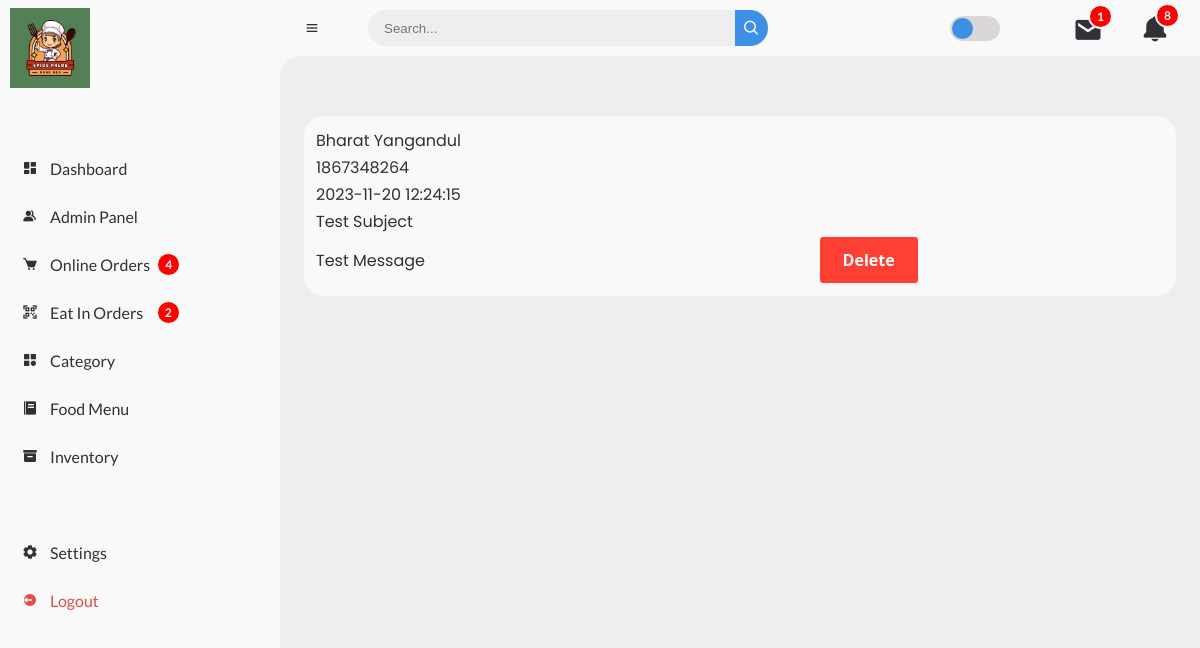
The page /admin/read-message.php?id=19 on the database its author committed.
### tables this page shows
CREATE TABLE `message` (
  `id` int(11) NOT NULL,
  `name` text NOT NULL,
  `phone` int(100) NOT NULL,
  `subject` varchar(100) NOT NULL,
  `message` longtext NOT NULL,
  `message_status` varchar(100) NOT NULL,
  `date` datetime NOT NULL
);

### admin/read-message.php (the view, shortened to what this page needs)
<?php
include('../frontend/config/constants.php');
$id = $_GET['id'];
?>
<?php
$ei_order_notif = "SELECT order_status from tbl_eipay
					WHERE order_status='Pending' OR order_status='Processing'";
$res_ei_order_notif = mysqli_query($conn, $ei_order_notif);
$row_ei_order_notif = mysqli_num_rows($res_ei_order_notif);
$online_order_notif = "SELECT order_status from order_manager
					WHERE order_status='Pending'OR order_status='Processing' ";
$res_online_order_notif = mysqli_query($conn, $online_order_notif);
$row_online_order_notif = mysqli_num_rows($res_online_order_notif);
$stock_notif = "SELECT stock FROM tbl_food
				WHERE stock<50";
$res_stock_notif = mysqli_query($conn, $stock_notif);
$row_stock_notif = mysqli_num_rows($res_stock_notif);
$message_notif = "SELECT message_status FROM message
				 WHERE message_status = 'unread'";
$res_message_notif = mysqli_query($conn, $message_notif);
$row_message_notif = mysqli_num_rows($res_message_notif);
?>
<!DOCTYPE html>
<html lang="en">
<head>
	<link href='https://unpkg.com/boxicons@2.0.9/css/boxicons.min.css' rel='stylesheet'>
	<link rel="stylesheet" href="style-admin.css">
</head>
<body>
	<section id="sidebar">
		<a href="index.php" class="brand">
			<img src="../images/logo.png" width="80px" alt="">
		</a>
		<ul class="side-menu top">
			<li class="">
				<a href="index.php">
					<i class='bx bxs-dashboard'></i>
					<span class="text">Dashboard</span>
				</a>
			</li>
			<li>
				<a href="manage-admin.php">
					<i class='bx bxs-group'></i>
					<span class="text">Admin Panel</span>
				</a>
			</li>
			<li>
				<a href="manage-online-order.php">
					<i class='bx bxs-cart'></i>
					<span class="text">Online Orders &nbsp;</span>
					<?php
					if ($row_online_order_notif > 0) {
					?>
						<span class="num-ei"><?php echo $row_online_order_notif; ?></span>
					<?php
					} else {
					?>
						<span class=""> </span>
					<?php
					}
					?>
				</a>
			</li>
			<li>
				<a href="manage-ei-order.php">
					<i class='bx bx-qr-scan'></i>
					<span class="text">Eat In Orders &nbsp;&nbsp;&nbsp;
					</span>
					<?php
					if ($row_ei_order_notif > 0) {
					?>
						<span class="num-ei"><?php echo $row_ei_order_notif; ?></span>
					<?php
					} else {
					?>
						<span class=""> </span>
					<?php
					}
					?>
				</a>
			</li>
			<li>
				<a href="manage-category.php">
					<i class='bx bxs-category'></i>
					<span class="text">Category</span>
				</a>
			</li>
			<li>
				<a href="manage-food.php">
					<i class='bx bxs-food-menu'></i>
					<span class="text">Food Menu</span>
				</a>
			</li>
			<li class="">
				<a href="inventory.php">
					<i class='bx bxs-box'></i>
					<span class="text">Inventory</span>
				</a>
			</li>
		</ul>
		<ul class="side-menu">
			<li>
				<a href="#">
					<i class='bx bxs-cog'></i>
					<span class="text">Settings</span>
				</a>
			</li>
			<li>
				<a href="logout.php" class="logout">
					<i class='bx bxs-log-out-circle'></i>
					<span class="text">Logout</span>
				</a>
			</li>
		</ul>
	</section>
	<section id="content">
		<nav>
			<i class='bx bx-menu'></i>
			<form action="#">
				<div class="form-input">
					<input type="search" placeholder="Search...">
					<button type="submit" class="search-btn"><i class='bx bx-search'></i></button>
				</div>
			</form>
			<label for="switch-mode" class="switch-mode"></label>
			<a href="messages.php">
				<div class="fetch_message">
			</a>
			<a href="messages.php">
				<div class="action_message notfi_message">
					<i class='bx bxs-envelope'></i>
					<?php
					if ($row_message_notif > 0) {
					?>
						<span class="num"><?php echo $row_message_notif; ?></span>
					<?php
					} else {
					?>
						<span class=""></span>
					<?php
					}
					?>
				</div>
				<div class="notification" onclick="menuToggle();">
					<div class="action notif" onclick="menuToggle();">
						<i class='bx bxs-bell' onclick="menuToggle();"></i>
							<ul><?php
								if ($row_stock_notif > 0 and $row_stock_notif != 1) {
								?>
			</a>
		<?php
								} else if ($row_stock_notif == 1) {
		?>
			<li><a href="inventory.php"><?php echo $row_stock_notif ?>&nbsp;Item is running out of stock</li></a>
		<?php
								} else {
								}
		?>
		<?php
		if ($row_stock_notif > 0 || $row_online_order_notif > 0 || $row_ei_order_notif > 0) {
			$total_notif = $row_online_order_notif + $row_ei_order_notif + $row_stock_notif;
		?>
			<span class="num"><?php echo $total_notif; ?></span>
		<?php
		} else {
		?>
			<span class=""></span>
		<?php
		}
		?>
		</nav>
		<main>
			<div class="table-data-message">
				<div class="order">
					<table>
						<?php
						$read_message = "SELECT * FROM message WHERE id='$id'";
						$res_read_message = mysqli_query($conn, $read_message);
						if ($res_read_message == TRUE) {
							while ($rows = mysqli_fetch_assoc($res_read_message)) {
								$name = $rows['name'];
								$phone = $rows['phone'];
								$subject = $rows['subject'];
								$message = $rows['message'];
								$date = $rows['date'];
						?>
								<tbody>
									<tr>
										<td><?php echo $name;  ?>
									<tr>
										<td><?php echo $phone; ?></td>
									</tr>
									<tr>
										<td><?php echo $date; ?></td>
									</tr>
									</tr>
									<tr>
										<td><?php echo $subject; ?></td>
									</tr>
									<tr>
										<td><?php echo $message; ?></td>
										<td><a href="<?php echo SITEURL; ?>delete-message.php?id=<?php echo $id; ?>" class="button-7" role="button">Delete</a></td>
									</tr>
							<?php
							}
						}
							?>
								</tbody>
					</table>
				</div>
			</div>
		</main>
	</section>
</body>
</html>

### rows shown on the page
message: name "Bharat Yangandul", phone "1867348264", date "2023-11-20 12:24:15", subject "Test Subject", message "Test Message"

### other values the page prints
$row_online_order_notif "4"
$row_ei_order_notif "2"
$row_message_notif "1"
$total_notif "8"
